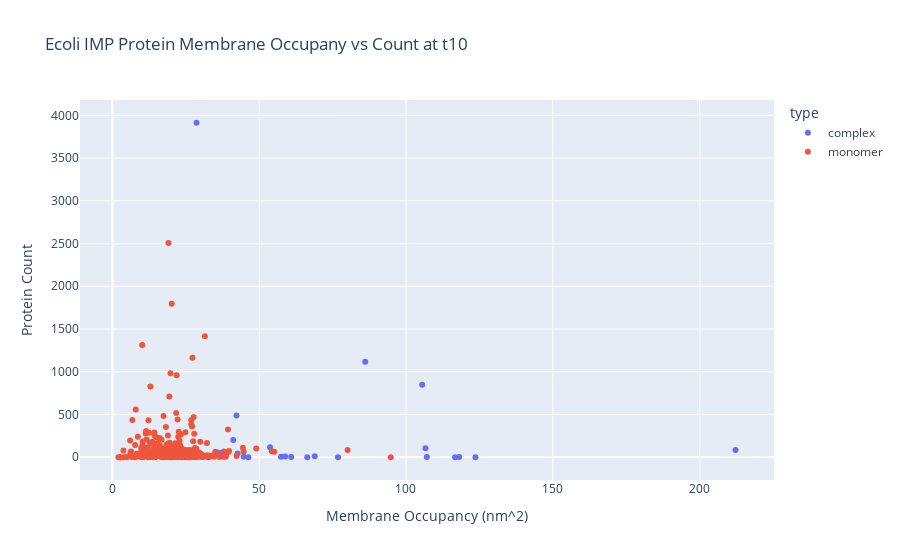

Write notebook code for a chart like this one.
### Code cell
fig = px.scatter(df_scatter_plot, x="area_trans", y="t10", color="type",\
                  hover_data=['protein', "common_name"], \
                 title="Ecoli IMP Protein Membrane Occupany vs Count at t10")
fig.update_layout(yaxis_title='Protein Count')
fig.update_layout(xaxis_title='Membrane Occupancy (nm^2)')
fig.show()

### Figure 1 — Plotly figure (JSON) as saved in the notebook; plotly's stock layout.template omitted (floating-point values rounded to 4 significant figures; data arrays with more than 128 entries replaced by an {"elided": "..."} marker saying what was removed)
{"data": [{"customdata": [["ABC-11-CPLX", "iron(III) hydroxamate ABC transporter"], ["ABC-4-CPLX", "L-arginine ABC transporter"], ["ABC-62-CPLX", "lipoprotein release complex"], ["AERGLYC3PDEHYDROG-CPLX", "aerobic glycerol 3-phosphate dehydrogenase"], ["ALPHA-SUBUNIT-CPLX", "formate dehydrogenase N, subcomplex"], ["ATPASE-1-CPLX", "K<sup>+</sup> transporting P-type ATPase"], ["ATPSYN-CPLX", "thiamin triphosphate synthase"], ["CPLX0-3932", "multidrug efflux pump AcrAD-TolC"], ["CPLX0-7641", "Zn<sup>2+</sup>/Fe<sup>2+</sup>/Cd<sup>2+</sup> exporter"], ["CPLX0-7654", "glycerol facilitator"], ["CPLX0-7906", "L-carnitine:&gamma;-butyrobetaine antiporter"], ["CPLX0-7961", "chloride:H<sup>+</sup> antiporter ClcA"], ["CPLX0-7963", "multidrug efflux pump EmrE / betaine:H<sup>+</sup> antiporter / choline:H<sup>+</sup> antiporter"], ["CPLX0-7983", "moderate conductance mechanosensitive channel YbiO"], ["CPLX0-8097", "peptide antibiotic transporter"], ["CPLX0-8125", "cellulose synthase"], ["CPLX0-8160", "succinate:quinone oxidoreductase"], ["CPLX0-8167", "hydrogenase 1, oxygen tolerant hydrogenase"], ["CPLX0-8247", ""], ["CPLX0-8271", "F<sup>-</sup> channel"], ["CYT-D-UBIOX-CPLX", "cytochrome <i>bd</i>-I ubiquinol oxidase"], ["CYT-O-UBIOX-CPLX", "cytochrome <i>bo<sub>3</sub></i> ubiquinol oxidase"], ["DIACYLGLYKIN-CPLX", "diacylglycerol kinase"], ["EIISGA", "L-ascorbate specific PTS enzyme II"], ["F-O-CPLX", "ATP synthase F<sub>o</sub> complex"], ["FUMARATE-REDUCTASE", "fumarate reductase"], ["NADH-DHI-CPLX", "NADH:quinone oxidoreductase I"], ["NITRATREDUCTA-CPLX", "nitrate reductase A"], ["NITRATREDUCTZ-CPLX", "nitrate reductase Z"], ["SUCC-DEHASE", "succinate:quinone oxidoreductase subcomplex"]], "hovertemplate": "type=complex<br>area_trans=%{x}<br>t10=%{y}<br>protein=%{customdata[0]}<br>common_name=%{customdata[1]}<extra></extra>", "legendgroup": "complex", "marker": {"color": "#636efa", "symbol": "circle"}, "mode": "markers", "name": "complex", "orientation": "v", "showlegend": true, "type": "scatter", "x": [42.63, 36.88, 35.69, 28.65, 123.6, 58.88, 105.5, 118.1, 26.8, 42.26, 76.84, 68.92, 23.78, 60.9, 36.02, 57.44, 106.6, 66.37, 41.16, 14.27, 32.64, 86.11, 53.71, 44.69, 46.31, 38.14, 212.3, 107.1, 10.15, 116.7], "xaxis": "x", "y": [43, 50, 57, 3913, 0, 10, 849, 3, 41, 487, 1, 11, 36, 2, 27, 5, 105, 1, 202, 110, 0, 1116, 118, 7, 0, 31, 85, 2, 5, 1], "yaxis": "y"}, {"customdata": {"elided": "384x2 str values"}, "hovertemplate": "type=monomer<br>area_trans=%{x}<br>t10=%{y}<br>protein=%{customdata[0]}<br>common_name=%{customdata[1]}<extra></extra>", "legendgroup": "monomer", "marker": {"color": "#EF553B", "symbol": "circle"}, "mode": "markers", "name": "monomer", "orientation": "v", "showlegend": true, "type": "scatter", "x": {"elided": "384 float values"}, "xaxis": "x", "y": {"elided": "384 int values"}, "yaxis": "y"}], "layout": {"legend": {"title": {"text": "type"}, "tracegroupgap": 0}, "title": {"text": "Ecoli IMP Protein Membrane Occupany vs Count at t10"}, "xaxis": {"anchor": "y", "domain": [0, 1], "title": {"text": "Membrane Occupancy (nm^2)"}}, "yaxis": {"anchor": "x", "domain": [0, 1], "title": {"text": "Protein Count"}}}}
